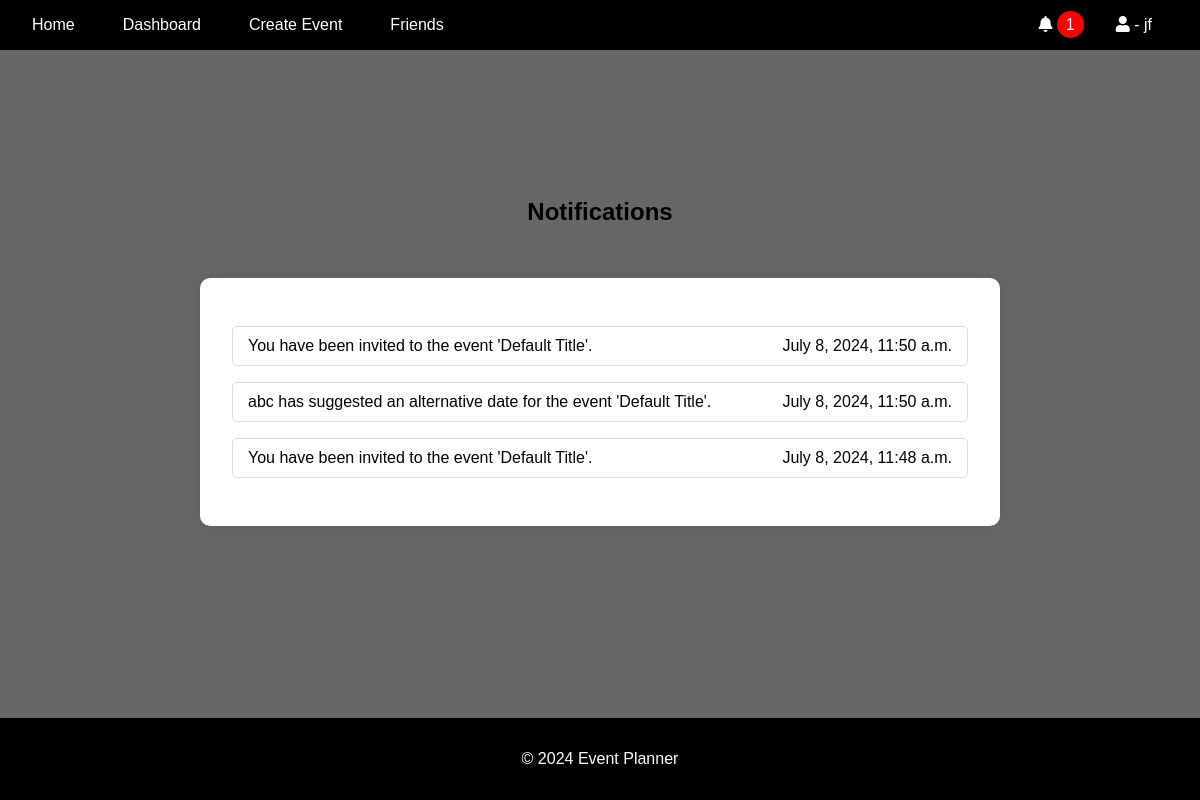
/notifications/ (signed in), run on an earlier commit of the app's database.
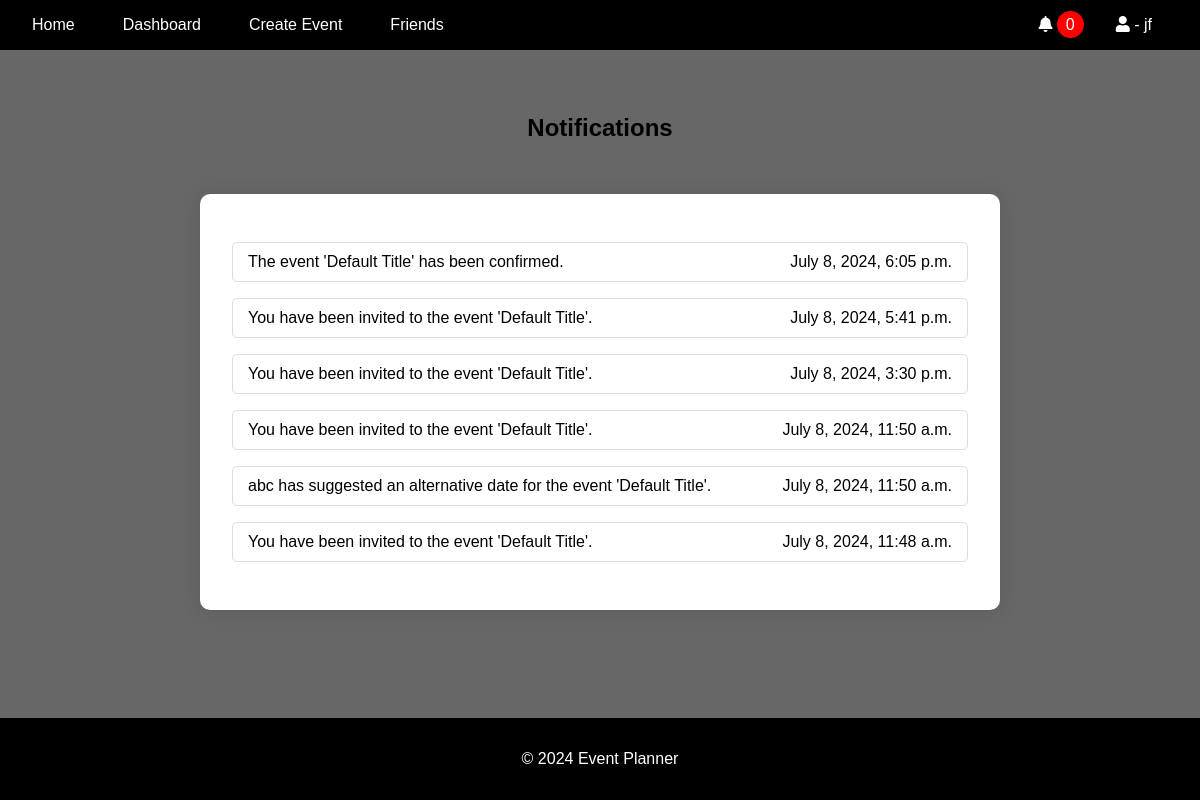
And on a later commit of the database.
### notifications/models.py (models this page shows, shortened)
class Notification(models.Model):
    NOTIFICATION_TYPES = [
        ("event_created", "Event Created"),
        ("event_updated", "Event Updated"),
        ("event_cancelled", "Event Cancelled"),
        ("invitation_response", "Invitation Response"),
        ("suggested_alternate_date", "Suggested Alternate Date"),
        ("event_confirmed", "Event Confirmed"),
    ]
    user = models.ForeignKey(User, on_delete=models.CASCADE)
    event = models.ForeignKey(Event, on_delete=models.CASCADE)
    type = models.CharField(max_length=50, choices=NOTIFICATION_TYPES)
    message = models.TextField()
    created_at = models.DateTimeField(auto_now_add=True)
    read = models.BooleanField(default=False)

### notifications/views.py (the view)
# urls.py: path("", views.notifications, name="notifications"),
@login_required
def notifications(request):
    all_notifications = Notification.objects.filter(
        user=request.user
    ).order_by("-created_at")
    return render(
        request,
        "notifications/notifications.html",
        {"notifications": all_notifications},
    )

### events/models.py (called while the page is built)
    def get_absolute_url(self):
        return reverse("event_details", args=[str(self.id)])

### notifications/context_processors.py (called while the page is built)
def notifications(request):
    if request.user.is_authenticated:
        all_unread_notifications = Notification.objects.filter(
            user=request.user, read=False
        ).order_by("-created_at")
        unread_count = all_unread_notifications.count()
        recent_unread_notifications = all_unread_notifications[:8]
        return {
            "recent_unread_notifications": recent_unread_notifications,
            "unread_count": unread_count,
        }
    return {}

### templates/notifications/notifications.html (shortened to what this page needs)
{% extends 'base.html' %}
{% block content %}
<h2 style="text-align: center; color: #000;">Notifications</h2>
<div class="notifications-list">
    <ul>
        {% for notification in notifications %}
        <li class="notification-item {% if not notification.read %}unread{% endif %}">
            <a href="{{ notification.event.get_absolute_url }}" class="notification-link">
                <span class="notification-title">{{ notification.message }}</span>
                <span class="notification-time">{{ notification.created_at|date:"F j, Y, g:i a" }}</span>
            </a>
        </li>
        {% empty %}
        <li>No notifications</li>
        {% endfor %}
    </ul>
</div>
{% endblock %}

### templates/base.html (shortened to what this page needs)
<!DOCTYPE html>
<html lang="en">
<head>
    {% load static %}
    <link rel="stylesheet" href="{% static 'css/styles.css' %}">
    <link rel="stylesheet" href="https://cdnjs.cloudflare.com/ajax/libs/font-awesome/5.15.4/css/all.min.css">
    <link rel="stylesheet" href="https://cdnjs.cloudflare.com/ajax/libs/fullcalendar/3.10.2/fullcalendar.min.css" />
</head>
<body>
    <header>
        <nav class="navbar">
            <ul class="nav-links">
                <li><a href="{% url 'home' %}" class="{% if request.resolver_match.url_name == 'home' %}active{% endif %}">Home</a></li>
                {% if user.is_authenticated %}
                    <li><a href="{% url 'dashboard' %}" class="{% if request.resolver_match.url_name == 'dashboard' %}active{% endif %}">Dashboard</a></li>
                    <li><a href="{% url 'create_event' %}" class="{% if request.resolver_match.url_name == 'create_event' %}active{% endif %}">Create Event</a></li>
                    <li><a href="#" class="logout-btn">Friends</a></li>
                {% else %}
                    <li><a href="{% url 'account_login' %}" class="{% if request.resolver_match.url_name == 'account_login' %}active{% endif %}">Login</a></li>
                    <li><a href="{% url 'account_signup' %}" class="{% if request.resolver_match.url_name == 'account_signup' %}active{% endif %}">Sign Up</a></li>
                {% endif %}
            </ul>
            {% if user.is_authenticated %}
                <ul class="nav-links">
                    <div class="user-info">
                        <div class="dropdown">
                            <i class="fas fa-bell" id="notificationBell"></i>
                            <span class="notification-count" id="notificationCount">{{ unread_count }}</span>
                        </div>
                    </div>
                    <li class="profile-dropdown">
                        <a href="#" id="profileLink" class="{% if request.resolver_match.url_name == 'profile' %}active{% endif %}">
                            <i class="fas fa-user" id="userProfileIcon"></i> - {{ user }}
                        </a>
                    </li>
                </ul>
            {% endif %}
        </nav>
    </header>
    <main>
        {% block content %}{% endblock %}
    </main>
    <footer>
        <p>&copy; 2024 Event Planner</p>
    </footer>
</body>
</html>

What changed in the data, as far as the page shows it:
added Notification: message "The event 'Default Title' has been confirmed.", created_at "July 8, 2024, 6:05 p.m."
added Notification: message "You have been invited to the event 'Default Title'.", created_at "July 8, 2024, 5:41 p.m."
added Notification: message "You have been invited to the event 'Default Title'.", created_at "July 8, 2024, 3:30 p.m."
Also different on the page:
{{ unread_count }}: "1" → "0"
